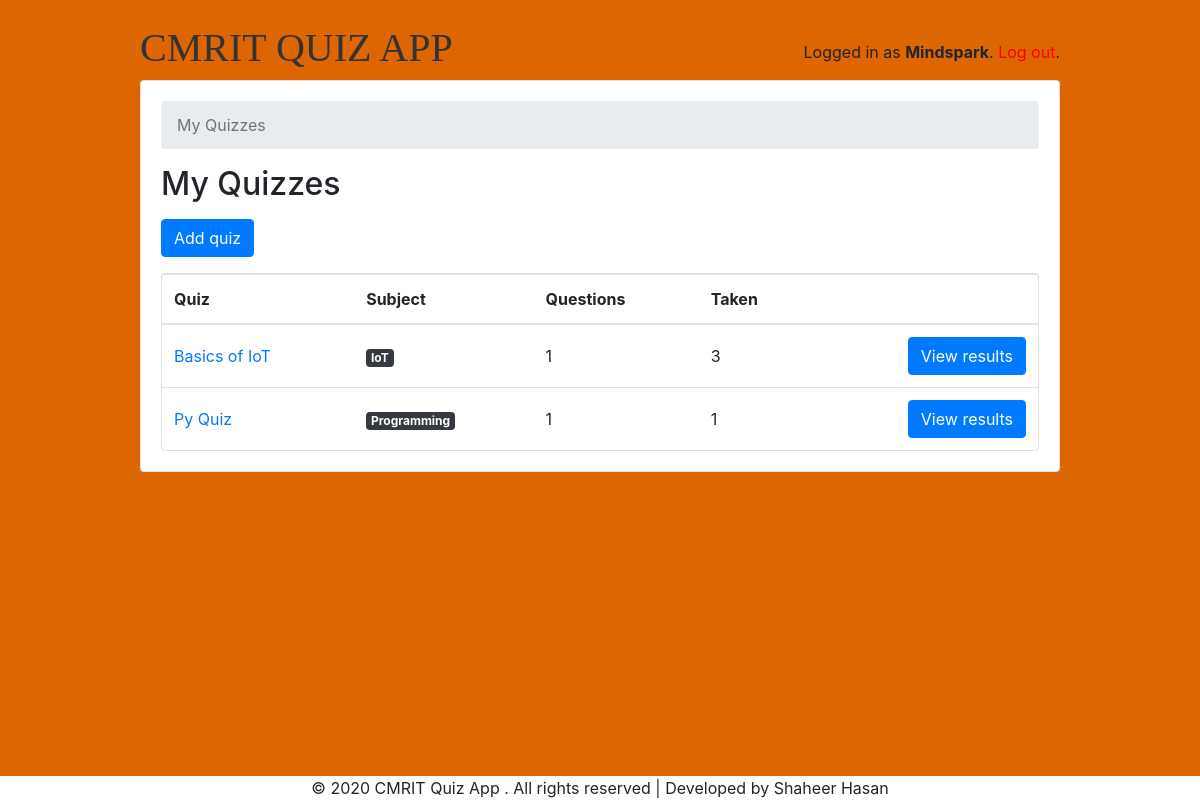
Screenshot of /clubs/ (signed in) with the database file from the repository.
### quizroom/models.py (models this page shows, shortened)
class User(AbstractUser):
    is_student = models.BooleanField(default=False)
    is_club = models.BooleanField(default=False)

class Quiz(models.Model):
    owner = models.ForeignKey(User, on_delete=models.CASCADE, related_name='quizzes')
    name = models.CharField(max_length=255)
    subject = models.ForeignKey(Subject, on_delete=models.CASCADE, related_name='quizzes')

class Subject(models.Model):
    name = models.CharField(max_length=30)
    color = models.CharField(max_length=7, default='#007bff')
    def get_html_badge(self):
        name = escape(self.name)
        color = escape(self.color)
        html = '<span class="badge badge-primary" style="background-color: %s">%s</span>' % (color, name)
        return mark_safe(html)

### quizroom/views/clubs.py (the view)
# urls.py: path('', students.QuizListView.as_view(), name='quiz_list'),
@method_decorator([login_required, club_required], name='dispatch')
class QuizListView(ListView):
    model = Quiz
    ordering = ('name', )
    context_object_name = 'quizzes'
    template_name = 'quizroom/clubs/quiz_change_list.html'
    def get_queryset(self):
        queryset = self.request.user.quizzes \
            .select_related('subject') \
            .annotate(questions_count=Count('questions', distinct=True)) \
            .annotate(taken_count=Count('taken_quizzes', distinct=True))
        return queryset

### quizroom/templates/quizroom/clubs/quiz_change_list.html
{% extends 'base.html' %}
{% block content %}
  <nav aria-label="breadcrumb">
    <ol class="breadcrumb">
      <li class="breadcrumb-item active" aria-current="page">My Quizzes</li>
    </ol>
  </nav>
  <h2 class="mb-3">My Quizzes</h2>
  <a href="{% url 'clubs:quiz_add' %}" class="btn btn-primary mb-3" role="button">Add quiz</a>
  <div class="card">
    <table class="table mb-0">
      <thead>
        <tr>
          <th>Quiz</th>
          <th>Subject</th>
          <th>Questions</th>
          <th>Taken</th>
          <th></th>
        </tr>
      </thead>
      <tbody>
        {% for quiz in quizzes %}
          <tr>
            <td class="align-middle"><a href="{% url 'clubs:quiz_change' quiz.pk %}">{{ quiz.name }}</a></td>
            <td class="align-middle">{{ quiz.subject.get_html_badge }}</td>
            <td class="align-middle">{{ quiz.questions_count }}</td>
            <td class="align-middle">{{ quiz.taken_count }}</td>
            <td class="text-right">
              <a href="{% url 'clubs:quiz_results' quiz.pk %}" class="btn btn-primary">View results</a>
            </td>
          </tr>
        {% empty %}
          <tr>
            <td class="bg-light text-center font-italic" colspan="5">You haven't created any quiz yet.</td>
          </tr>
        {% endfor %}
      </tbody>
    </table>
  </div>
{% endblock %}

### templates/base.html (shortened to what this page needs)
{% load static %}<!doctype html>
<html lang="en">
  <head>
    <link rel="stylesheet" href="https://maxcdn.bootstrapcdn.com/bootstrap/4.0.0/css/bootstrap.min.css">
    <link rel="stylesheet" type="text/css" href="{% static 'css/app.css' %}">
    {% if user.is_authenticated and user.is_club %}
      <link rel="stylesheet" type="text/css" href="{% static 'css/app.css' %}">
    {% else %}
      <link rel="stylesheet" type="text/css" href="{% static 'css/app.css' %}">
    {% endif %}
  </head>
  <body style="background-color:rgb(221, 102, 00)">
    <div class="container my-4">
      <div class="row justify-content-center">
        <div class="col-md-10 col-sm-12">
          <div class="row">
            <div class="col-6">
              <h1 class="logo">
                <a href="{% url 'home' %}" style="color:rgb(51, 51, 51)">
                  CMRIT QUIZ APP
                </a>
              </h1>
            </div>
            <div class="col-6 text-right">
              {% if user.is_authenticated %}
                <p class="pt-3">Logged in as <strong>{{ user.username }}</strong>. <a href="{% url 'logout' %}" style="color:red">Log out</a>.</p>
              {% else %}
                <a href="{% url 'login' %}" class="btn btn-light" role="button">Log in</a>
                <a href="{% url 'signup' %}" class="btn btn-light" role="button">Sign up</a>
              {% endif %}
            </div>
          </div>
          <div class="card mb-3">
            <div class="card-body">
              {% block content %}
              {% endblock %}
            </div>
          </div>
          </div>
      </div>
    </div>
    <center>
      <div id="footer">© 2020 CMRIT Quiz App . All rights reserved | Developed by Shaheer Hasan
    </div>
    </center>
  </body>
</html>

### static/css/app.css (style rules this page uses)
.logo { font-family: 'Times New Roman', Times, serif ; }
.logo a { color: #000000; text-decoration: none; }

### templates/base.html (style rules this page uses)
#footer { position: fixed; bottom: 0; width: 100%; background: rgb(255, 255, 255); }

### rows the page displays
User: username "Mindspark"
Quiz: name "Basics of IoT", subject.get_html_badge "IoT", questions_count "1", taken_count "3"
Quiz: name "Py Quiz", subject.get_html_badge "Programming", questions_count "1", taken_count "1"
